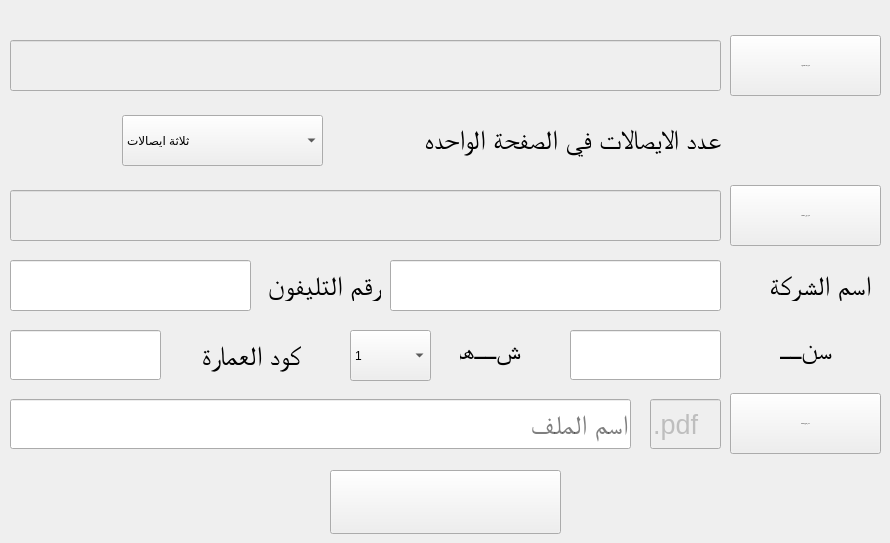
    <widget class="QWidget" name="tab_2">
     <attribute name="title">
      <string>عمل ايصال محدد</string>
     </attribute>
     <widget class="QPushButton" name="pushButton_3">
      <property name="geometry">
       <rect>
        <x>730</x>
        <y>35</y>
        <width>151</width>
        <height>61</height>
       </rect>
      </property>
      <property name="font">
       <font>
        <pointsize>-1</pointsize>
        <weight>75</weight>
        <bold>true</bold>
       </font>
      </property>
      <property name="text">
       <string>اختر ملف العمارات</string>
      </property>
      <property name="iconSize">
       <size>
        <width>70</width>
        <height>56</height>
       </size>
      </property>
     </widget>
     <widget class="QLabel" name="label_5">
      <property name="geometry">
       <rect>
        <x>780</x>
        <y>330</y>
        <width>52</width>
        <height>38</height>
       </rect>
      </property>
      <property name="baseSize">
       <size>
        <width>0</width>
        <height>0</height>
       </size>
      </property>
      <property name="font">
       <font>
        <family>Arial</family>
        <pointsize>20</pointsize>
        <weight>9</weight>
        <italic>false</italic>
        <bold>false</bold>
       </font>
      </property>
      <property name="styleSheet">
       <string notr="true">
font: 75 20pt &quot;Arial&quot;;</string>
      </property>
      <property name="text">
       <string>سنــة</string>
      </property>
     </widget>
     <widget class="QComboBox" name="comboBox_2">
      <property name="geometry">
       <rect>
        <x>350</x>
        <y>330</y>
        <width>81</width>
        <height>51</height>
       </rect>
      </property>
      <property name="styleSheet">
       <string notr="true">
font: 75 20pt &quot;Arial&quot;;</string>
      </property>
      <item>
       <property name="text">
        <string>1</string>
       </property>
      </item>
      <item>
       <property name="text">
        <string>2</string>
       </property>
      </item>
      <item>
       <property name="text">
        <string>3</string>
       </property>
      </item>
      <item>
       <property name="text">
        <string>4</string>
       </property>
      </item>
      <item>
       <property name="text">
        <string>5</string>
       </property>
      </item>
      <item>
       <property name="text">
        <string>6</string>
       </property>
      </item>
      <item>
       <property name="text">
        <string>7</string>
       </property>
      </item>
      <item>
       <property name="text">
        <string>8</string>
       </property>
      </item>
      <item>
       <property name="text">
        <string>9</string>
       </property>
      </item>
      <item>
       <property name="text">
        <string>10</string>
       </property>
      </item>
      <item>
       <property name="text">
        <string>11</string>
       </property>
      </item>
      <item>
       <property name="text">
        <string>12</string>
       </property>
      </item>
     </widget>
     <widget class="QLineEdit" name="lineEdit_5">
      <property name="enabled">
       <bool>false</bool>
      </property>
      <property name="geometry">
       <rect>
        <x>10</x>
        <y>40</y>
        <width>711</width>
        <height>51</height>
       </rect>
      </property>
      <property name="styleSheet">
       <string notr="true">font: 75 20pt &quot;Arial&quot;;</string>
      </property>
     </widget>
     <widget class="QLineEdit" name="lineEdit_6">
      <property name="geometry">
       <rect>
        <x>10</x>
        <y>399</y>
        <width>621</width>
        <height>50</height>
       </rect>
      </property>
      <property name="font">
       <font>
        <family>Arial</family>
        <pointsize>20</pointsize>
        <weight>9</weight>
        <italic>false</italic>
        <bold>false</bold>
       </font>
      </property>
      <property name="styleSheet">
       <string notr="true">font: 75 20pt &quot;Arial&quot;;</string>
      </property>
      <property name="placeholderText">
       <string>اسم الملف</string>
      </property>
     </widget>
     <widget class="QLabel" name="label_7">
      <property name="geometry">
       <rect>
        <x>460</x>
        <y>330</y>
        <width>61</width>
        <height>38</height>
       </rect>
      </property>
      <property name="baseSize">
       <size>
        <width>0</width>
        <height>0</height>
       </size>
      </property>
      <property name="font">
       <font>
        <family>Arial</family>
        <pointsize>20</pointsize>
        <weight>9</weight>
        <italic>false</italic>
        <bold>false</bold>
       </font>
      </property>
      <property name="styleSheet">
       <string notr="true">
font: 75 20pt &quot;Arial&quot;;</string>
      </property>
      <property name="text">
       <string>شــهر</string>
      </property>
     </widget>
     <widget class="QLineEdit" name="lineEdit_7">
      <property name="enabled">
       <bool>false</bool>
      </property>
      <property name="geometry">
       <rect>
        <x>650</x>
        <y>399</y>
        <width>71</width>
        <height>50</height>
       </rect>
      </property>
      <property name="font">
       <font>
        <family>Arial</family>
        <pointsize>20</pointsize>
        <weight>9</weight>
        <italic>false</italic>
        <bold>false</bold>
       </font>
      </property>
      <property name="styleSheet">
       <string notr="true">font: 75 20pt &quot;Arial&quot;;</string>
      </property>
      <property name="text">
       <string>.pdf</string>
      </property>
      <property name="readOnly">
       <bool>true</bool>
      </property>
     </widget>
     <widget class="QLineEdit" name="lineEdit_8">
      <property name="geometry">
       <rect>
        <x>570</x>
        <y>330</y>
        <width>151</width>
        <height>50</height>
       </rect>
      </property>
      <property name="styleSheet">
       <string notr="true">font: 75 20pt &quot;Arial&quot;;</string>
      </property>
      <property name="text">
       <string/>
      </property>
     </widget>
     <widget class="QPushButton" name="pushButton_5">
      <property name="geometry">
       <rect>
        <x>730</x>
        <y>393</y>
        <width>151</width>
        <height>61</height>
       </rect>
      </property>
      <property name="font">
       <font>
        <pointsize>-1</pointsize>
        <weight>75</weight>
        <bold>true</bold>
       </font>
      </property>
      <property name="text">
       <string>اختر مكان الحفظ</string>
      </property>
      <property name="iconSize">
       <size>
        <width>70</width>
        <height>56</height>
       </size>
      </property>
     </widget>
     <widget class="QPushButton" name="pushButton_6">
      <property name="geometry">
       <rect>
        <x>330</x>
        <y>470</y>
        <width>231</width>
        <height>64</height>
       </rect>
      </property>
      <property name="text">
       <string/>
      </property>
      <property name="icon">
       <iconset resource="C:/Users/Abdul/Dropbox/Projects _/Converter Project/imgs.qrc">
        <normaloff>:/img/save.png</normaloff>:/img/save.png</iconset>
      </property>
      <property name="iconSize">
       <size>
        <width>70</width>
        <height>56</height>
       </size>
      </property>
     </widget>
     <widget class="QLineEdit" name="lineEdit_9">
      <property name="geometry">
       <rect>
        <x>10</x>
        <y>330</y>
        <width>151</width>
        <height>50</height>
       </rect>
      </property>
      <property name="styleSheet">
       <string notr="true">font: 75 20pt &quot;Arial&quot;;</string>
      </property>
      <property name="text">
       <string/>
      </property>
     </widget>
     <widget class="QLabel" name="label_8">
      <property name="geometry">
       <rect>
        <x>180</x>
        <y>330</y>
        <width>121</width>
        <height>51</height>
       </rect>
      </property>
      <property name="baseSize">
       <size>
        <width>0</width>
        <height>0</height>
       </size>
      </property>
      <property name="font">
       <font>
        <family>Arial</family>
        <pointsize>20</pointsize>
        <weight>9</weight>
        <italic>false</italic>
        <bold>false</bold>
       </font>
      </property>
      <property name="styleSheet">
       <string notr="true">
font: 75 20pt &quot;Arial&quot;;</string>
      </property>
      <property name="text">
       <string>كود العمارة</string>
      </property>
     </widget>
     <widget class="QLineEdit" name="lineEdit_10">
      <property name="enabled">
       <bool>true</bool>
      </property>
      <property name="geometry">
       <rect>
        <x>390</x>
        <y>260</y>
        <width>331</width>
        <height>51</height>
       </rect>
      </property>
      <property name="styleSheet">
       <string notr="true">font: 75 20pt &quot;Arial&quot;;</string>
      </property>
     </widget>
     <widget class="QLabel" name="label_6">
      <property name="geometry">
       <rect>
        <x>730</x>
        <y>270</y>
        <width>141</width>
        <height>31</height>
       </rect>
      </property>
      <property name="baseSize">
       <size>
        <width>0</width>
        <height>0</height>
       </size>
      </property>
      <property name="font">
       <font>
        <family>Arial</family>
        <pointsize>20</pointsize>
        <weight>9</weight>
        <italic>false</italic>
        <bold>false</bold>
       </font>
      </property>
      <property name="styleSheet">
       <string notr="true">
font: 75 20pt &quot;Arial&quot;;</string>
      </property>
      <property name="text">
       <string>اسم الشركة</string>
      </property>
     </widget>
     <widget class="QLabel" name="label_10">
      <property name="geometry">
       <rect>
        <x>240</x>
        <y>270</y>
        <width>141</width>
        <height>31</height>
       </rect>
      </property>
      <property name="baseSize">
       <size>
        <width>0</width>
        <height>0</height>
       </size>
      </property>
      <property name="font">
       <font>
        <family>Arial</family>
        <pointsize>20</pointsize>
        <weight>9</weight>
        <italic>false</italic>
        <bold>false</bold>
       </font>
      </property>
      <property name="styleSheet">
       <string notr="true">
font: 75 20pt &quot;Arial&quot;;</string>
      </property>
      <property name="text">
       <string>رقم التليفون</string>
      </property>
     </widget>
     <widget class="QLineEdit" name="lineEdit_12">
      <property name="enabled">
       <bool>true</bool>
      </property>
      <property name="geometry">
       <rect>
        <x>10</x>
        <y>260</y>
        <width>241</width>
        <height>51</height>
       </rect>
      </property>
      <property name="styleSheet">
       <string notr="true">font: 75 20pt &quot;Arial&quot;;</string>
      </property>
     </widget>
     <widget class="QPushButton" name="pushButton_14">
      <property name="geometry">
       <rect>
        <x>730</x>
        <y>185</y>
        <width>151</width>
        <height>61</height>
       </rect>
      </property>
      <property name="font">
       <font>
        <pointsize>-1</pointsize>
        <weight>75</weight>
        <bold>true</bold>
       </font>
      </property>
      <property name="text">
       <string>اختر صورة الخلفية</string>
      </property>
      <property name="iconSize">
       <size>
        <width>70</width>
        <height>56</height>
       </size>
      </property>
     </widget>
     <widget class="QLineEdit" name="lineEdit_28">
      <property name="enabled">
       <bool>false</bool>
      </property>
      <property name="geometry">
       <rect>
        <x>10</x>
        <y>190</y>
        <width>711</width>
        <height>51</height>
       </rect>
      </property>
      <property name="styleSheet">
       <string notr="true">font: 75 20pt &quot;Arial&quot;;</string>
      </property>
     </widget>
     <widget class="QLabel" name="label_22">
      <property name="geometry">
       <rect>
        <x>310</x>
        <y>120</y>
        <width>411</width>
        <height>38</height>
       </rect>
      </property>
      <property name="baseSize">
       <size>
        <width>0</width>
        <height>0</height>
       </size>
      </property>
      <property name="font">
       <font>
        <family>Arial</family>
        <pointsize>20</pointsize>
        <weight>9</weight>
        <italic>false</italic>
        <bold>false</bold>
       </font>
      </property>
      <property name="styleSheet">
       <string notr="true">
font: 75 20pt &quot;Arial&quot;;</string>
      </property>
      <property name="text">
       <string>عدد الايصالات في الصفحة الواحده</string>
      </property>
     </widget>
     <widget class="QComboBox" name="comboBox_6">
      <property name="geometry">
       <rect>
        <x>122</x>
        <y>115</y>
        <width>201</width>
        <height>51</height>
       </rect>
      </property>
      <property name="styleSheet">
       <string notr="true">
font: 75 20pt &quot;Arial&quot;;</string>
      </property>
      <item>
       <property name="text">
        <string>ثلاثة ايصالات</string>
       </property>
      </item>
      <item>
       <property name="text">
        <string>اربعة ايصالات</string>
       </property>
      </item>
     </widget>
    </widget>
